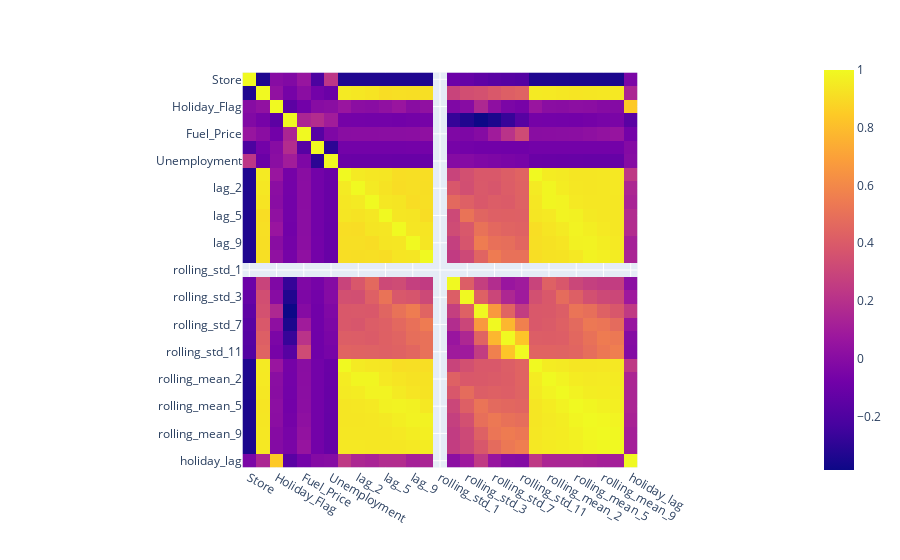
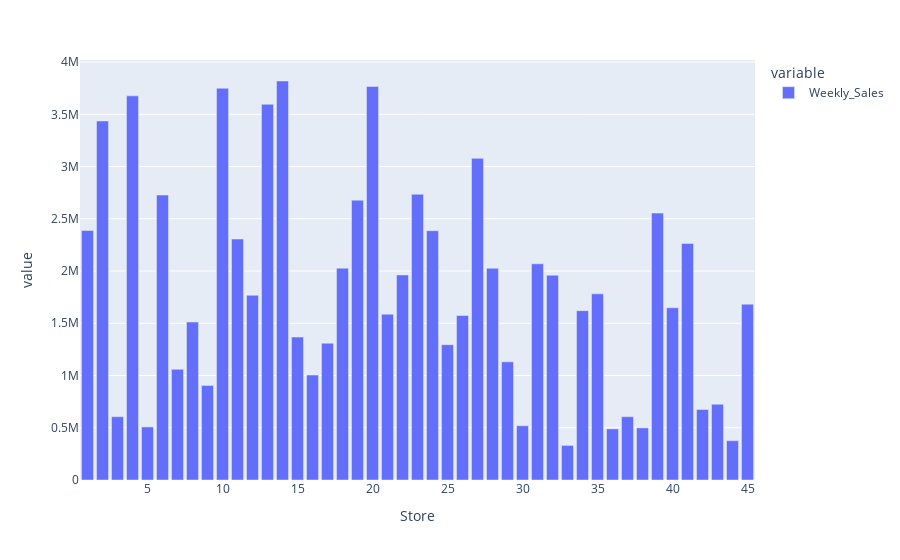

Notebook code cell kept with these figures, in order:
### Markdown cell above
**EDA**

### Code cell
corr = df.drop('Date', axis = 1).corr()
fig=px.imshow(corr, text_auto= True)
fig.show()

groupby_max_sales = df.groupby("Store")["Weekly_Sales"].max()
px.bar(groupby_max_sales).show()

groupby_week_sales = df.groupby(pd.Grouper(key = "Date", freq = "ME"))["Weekly_Sales"].sum()

import matplotlib.pyplot as plt
from statsmodels.tsa.seasonal import seasonal_decompose
groupby_week_sales = groupby_week_sales.to_frame(name='Weekly_Sales')
groupby_week_sales = groupby_week_sales.reset_index()
groupby_week_sales['Date'] = pd.to_datetime(groupby_week_sales['Date'], errors='coerce')
groupby_week_sales.set_index('Date', inplace=True)
groupby_week_sales.index.freq = 'ME' 



result = seasonal_decompose(groupby_week_sales['Weekly_Sales'], model="multiplicative")
result.plot()
plt.show()
print(f'shape{groupby_week_sales.shape}')
px.line(groupby_week_sales)


from statsmodels.tsa.stattools import adfuller
from statsmodels.stats.diagnostic import acorr_ljungbox
from statsmodels.graphics.tsaplots import plot_acf, plot_pacf


def adf_test(series):
    result = adfuller(series, autolag="AIC")
    return print(f"P-value{result[1]:.4f}")
def white_noise_acorr_ljungbox_test(series):
    lb = acorr_ljungbox(series, lags=[10, 20], return_df=True)
    print(f"\nLjungBox Test — {lb}")
    print(lb)

adf_test(series=df['Weekly_Sales'])
white_noise_acorr_ljungbox_test(series=df['Weekly_Sales'])

fig, ax = plt.subplots(1, 2, figsize=(12, 4))
plot_acf(df["Weekly_Sales"], lags=30, ax=ax[0])
plot_pacf(df["Weekly_Sales"], lags=30, ax=ax[1])
ax[0].set_title("ACF — Weekly_Sales")
ax[1].set_title("PACF — Weekly_Sales")
plt.show()

print(df.shape)

df.tail()

### Figure 1 — Plotly figure (JSON) as saved in the notebook; plotly's stock layout.template omitted (floating-point values rounded to 4 significant figures; data arrays with more than 128 entries replaced by an {"elided": "..."} marker saying what was removed)
{"data": [{"coloraxis": "coloraxis", "hovertemplate": "x: %{x}<br>y: %{y}<br>color: %{z}<extra></extra>", "name": "0", "texttemplate": "%{z}", "type": "heatmap", "x": ["Store", "Weekly_Sales", "Holiday_Flag", "Temperature", "Fuel_Price", "CPI", "Unemployment", "lag_1", "lag_2", "lag_3", "lag_5", "lag_7", "lag_9", "lag_11", "rolling_std_1", "rolling_std_2", "rolling_std_3", "rolling_std_5", "rolling_std_7", "rolling_std_9", "rolling_std_11", "rolling_mean_1", "rolling_mean_2", "rolling_mean_3", "rolling_mean_5", "rolling_mean_7", "rolling_mean_9", "rolling_mean_11", "holiday_lag"], "xaxis": "x", "y": ["Store", "Weekly_Sales", "Holiday_Flag", "Temperature", "Fuel_Price", "CPI", "Unemployment", "lag_1", "lag_2", "lag_3", "lag_5", "lag_7", "lag_9", "lag_11", "rolling_std_1", "rolling_std_2", "rolling_std_3", "rolling_std_5", "rolling_std_7", "rolling_std_9", "rolling_std_11", "rolling_mean_1", "rolling_mean_2", "rolling_mean_3", "rolling_mean_5", "rolling_mean_7", "rolling_mean_9", "rolling_mean_11", "holiday_lag"], "yaxis": "y", "z": {"elided": "29x29 float values"}}], "layout": {"coloraxis": {"colorscale": [[0, "#0d0887"], [0.1111, "#46039f"], [0.2222, "#7201a8"], [0.3333, "#9c179e"], [0.4444, "#bd3786"], [0.5556, "#d8576b"], [0.6667, "#ed7953"], [0.7778, "#fb9f3a"], [0.8889, "#fdca26"], [1, "#f0f921"]]}, "margin": {"t": 60}, "xaxis": {"anchor": "y", "constrain": "domain", "domain": [0, 1], "scaleanchor": "y"}, "yaxis": {"anchor": "x", "autorange": "reversed", "constrain": "domain", "domain": [0, 1]}}}

### Figure 2 — Plotly figure (JSON) as saved in the notebook; plotly's stock layout.template omitted (floating-point values rounded to 4 significant figures)
{"data": [{"hovertemplate": "variable=Weekly_Sales<br>Store=%{x}<br>value=%{y}<extra></extra>", "legendgroup": "Weekly_Sales", "marker": {"color": "#636efa", "pattern": {"shape": ""}}, "name": "Weekly_Sales", "orientation": "v", "showlegend": true, "textposition": "auto", "type": "bar", "x": [1, 2, 3, 4, 5, 6, 7, 8, 9, 10, 11, 12, 13, 14, 15, 16, 17, 18, 19, 20, 21, 22, 23, 24, 25, 26, 27, 28, 29, 30, 31, 32, 33, 34, 35, 36, 37, 38, 39, 40, 41, 42, 43, 44, 45], "xaxis": "x", "y": [2388000.0, 3436000.0, 606000.0, 3676000.0, 507900.0, 2728000.0, 1060000.0, 1512000.0, 905300.0, 3749000.0, 2306000.0, 1768000.0, 3596000.0, 3819000.0, 1368000.0, 1005000.0, 1309000.0, 2028000.0, 2678000.0, 3767000.0, 1587000.0, 1962000.0, 2734000.0, 2386000.0, 1295000.0, 1574000.0, 3078000.0, 2026000.0, 1131000.0, 519400.0, 2069000.0, 1960000.0, 331200.0, 1621000.0, 1782000.0, 489400.0, 605800.0, 499300.0, 2554000.0, 1649000.0, 2264000.0, 674900.0, 725000.0, 376200.0, 1683000.0], "yaxis": "y"}], "layout": {"barmode": "relative", "legend": {"title": {"text": "variable"}, "tracegroupgap": 0}, "margin": {"t": 60}, "xaxis": {"anchor": "y", "domain": [0, 1], "title": {"text": "Store"}}, "yaxis": {"anchor": "x", "domain": [0, 1], "title": {"text": "value"}}}}
